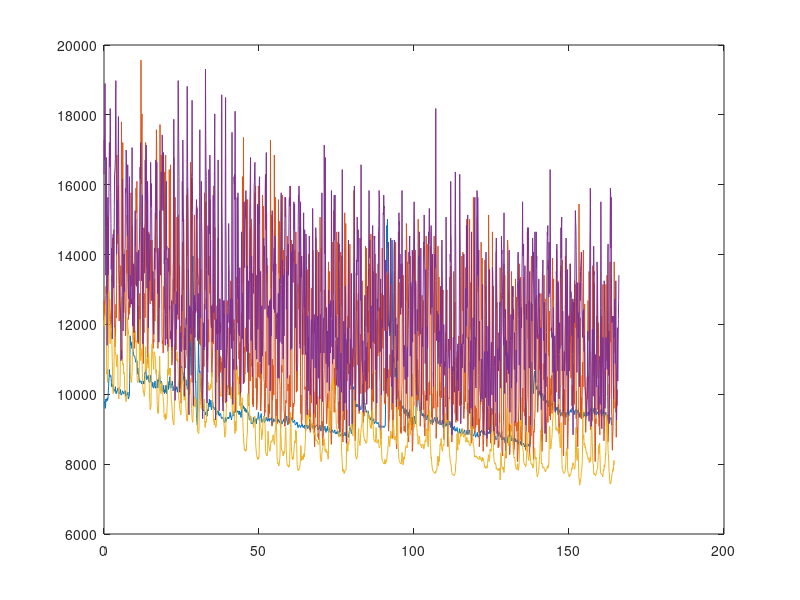

MATLAB code to generate this figure: (Note: this script raises an error after producing the figure.)
%% Computational Intelligence Project 2016 -
%  Main script file.
%
%  authors: Paolo Sassi - Matteo Rotundo
%
% Clear the workspace and close all the windows.
clearvars;
close all;
% Load the dataset
load('data.mat');

%% We make a preliminary check on the data by drawing some plots.

% At first we plot the different activities by the first sensor on the
% first volunteer.

plot(data{1,1}(:,4),data{1,1}(:,1));
hold on;
plot(data{2,1}(:,4),data{2,1}(:,1));
plot(data{3,1}(:,4),data{3,1}(:,1));
plot(data{4,1}(:,4),data{4,1}(:,1));
hold off;

%% Separate Data (each sensor is considered as an indipendent dataset)
% We divide the data by putting each sensor output for each volunteer in a
% different matrix, and we get rid of the time column.

global sensor;
global timestamps;

sensor = cell(1,3);
timestamps = cell(4,10);

for i=1:4
    for j=1:10
        sensor{1} = [sensor{1} data{i,j}(:,1)];
        sensor{2} = [sensor{2} data{i,j}(:,2)];
        sensor{3} = [sensor{3} data{i,j}(:,3)];
        timestamps{i,j} = [timestamps{i,j} data{i,j}(:,4)];
    end;
end;

% The data has been stored ordering first the volunteer and then the
% activity.

%% Features extraction
% ----Variance----

feat_variance = cell(1,3);

for i=1:3
    for j=1:40
        feat_variance{i} = [feat_variance{i} var(sensor{i}(:,j))];
    end;
end;

% ----Mean Value----

feat_mean = cell(1,3);

for i=1:3
    for j=1:40
        feat_mean{i} = [feat_mean{i} mean(sensor{i}(:,j))];
    end;
end;

% ----Mid-crossing----
% The function midcross stores the time instants in which the signals
% crosses the 50% reference level. We compute the difference of such time
% instants to discover the interval from a crossing to the next one.
% Finally we compute the variance on that intervals and we use that as
% feature.

feat_midcross_var = cell(1,3);

for i=1:3
    for j=1:40
        if (j==2)
            feat_midcross_var{i} = [feat_midcross_var{i} NaN];
        else
        feat_midcross_var{i} = [feat_midcross_var{i} ...
            var(diff(midcross(sensor{i}(:,j), ...
            timestamps{ceil(j/10),mod(j,10) + 10*(mod(j,10)==0)})))];
        end;
    end;
end;

% ----Similarity of Signals patterns----

feat_dtw = cell(1,3);

for i=1:3
    for j=1:40
        feat_dtw{i} = [feat_dtw{i} dtw(sensor{i}(1:1000,j),...
            sensor{i}(1001:2000,j))];
     end;
end;

%% Replace NaNs with the mean value.

midcross_sub = cell(1,4);

% Compute the mean of the numeric values.
for i=1:3
    for j=1:4
        midcross_sub{j} = feat_midcross_var{i}(10*(j-1)+1:10*j);
        notNaN = midcross_sub{j}(~isnan(midcross_sub{j}));
        notNaN_mean = mean(notNaN);
        midcross_sub{j}(isnan(midcross_sub{j})) = notNaN_mean;
        % Substitute all the NaNs with the mean value.
        feat_midcross_var{i}(10*(j-1)+1:10*j) = midcross_sub{j};
    end;
end;
%% Build the target vectors for the sensors.
% The target vectors will be the same for all sensors. We have 4 possible
% activites, so each target vector will be a four elements vector in which
% just the element corresponding to the activity will be 1.
% The activity are ordered as:
% 1 - supine position;
% 2 - walking;
% 3 - dorsiflexion standing;
% 4 - stairs climbing.

global pat_targets;
           
pat_targets = [ones(1,10) zeros(1,10) zeros(1,10) zeros(1,10);
               zeros(1,10) ones(1,10) zeros(1,10) zeros(1,10);
               zeros(1,10) zeros(1,10) ones(1,10) zeros(1,10);
               zeros(1,10) zeros(1,10) zeros(1,10) ones(1,10)];


           
%% Just try to train a patternet.

global pat_net;

pat_net = patternnet(10);
pat_net.divideParam.trainRatio = 70/100;
pat_net.divideParam.valRatio = 15/100;
pat_net.divideParam.testRatio = 15/100;

net_in = cell(1,3);

net_in{1} = [feat_dtw{1};
          feat_midcross_var{1};
          feat_variance{1}
          feat_mean{1}];
net_in{2} = [feat_dtw{2};
          feat_midcross_var{2};
          feat_variance{2}
          feat_mean{2}];
net_in{3} = [feat_dtw{3};
          feat_midcross_var{3};
          feat_variance{3}
          feat_mean{3}];
 
pat_net = train(pat_net,net_in{3},pat_targets);


%% We select 4 clusters from the dataset and we use them as features.

[idx, clust_c] = kmeans(sensor1', 4);
%% Setup the GA for the features selection
% For the moment we consider just the sensor1 dataset. For this first try
% we consider the sensor output on a specific volunteer as a feature, so we
% want to find the best sensor outputs by selecting one for each possible
% activity. In other words, we will obtain the four indicies which
% represents the columns in the sensor dataset.

pat_net = patternnet(10);
pat_net.divideParam.trainRatio = 70/100;
pat_net.divideParam.valRatio = 15/100;
pat_net.divideParam.testRatio = 15/100;

fitnessFcn = @pattern_fitness;
nvar = 98;

options = gaoptimset;
options = gaoptimset(options,'TolFun', 1e-8, 'Generations', 300, ...
    'PlotFcns', @gaplotbestf);

[x, fval] = ga(fitnessFcn, nvar, [], [], [], [], [1; 1; 1; 1], ...
    [2000; 2000; 2000; 2000], [], [1 2 3 4], options);
